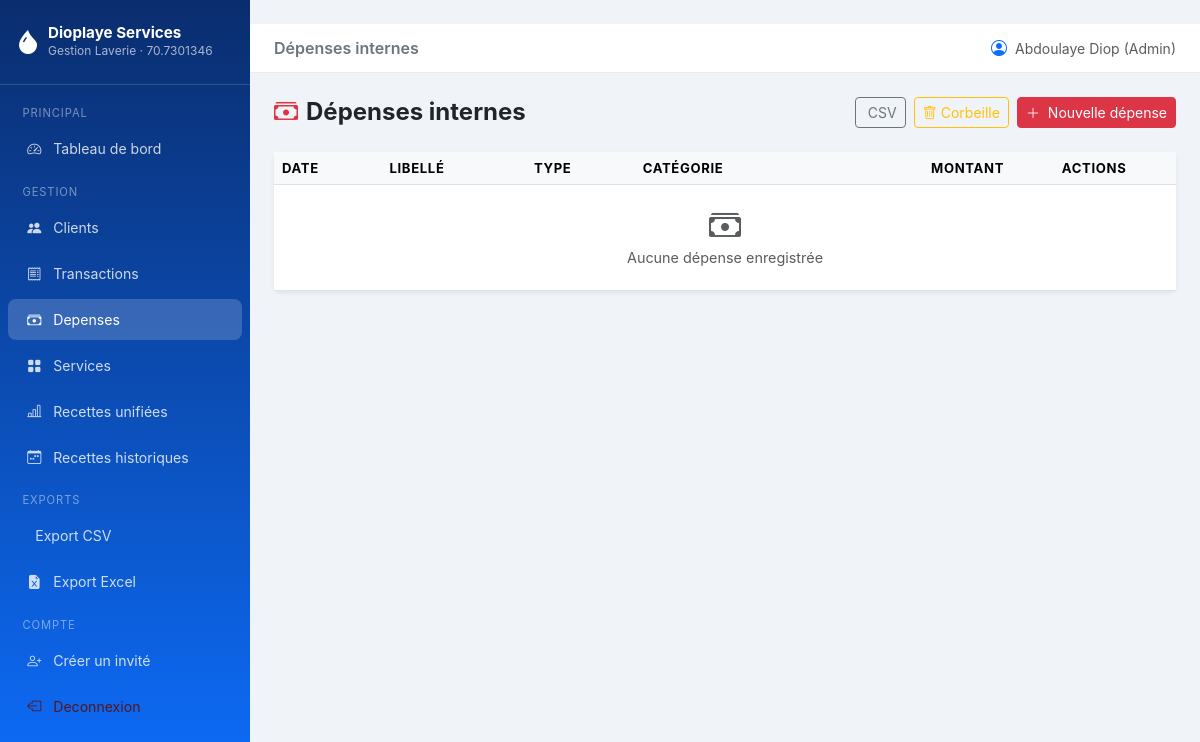
The app's page /depenses/ (signed in), older data.
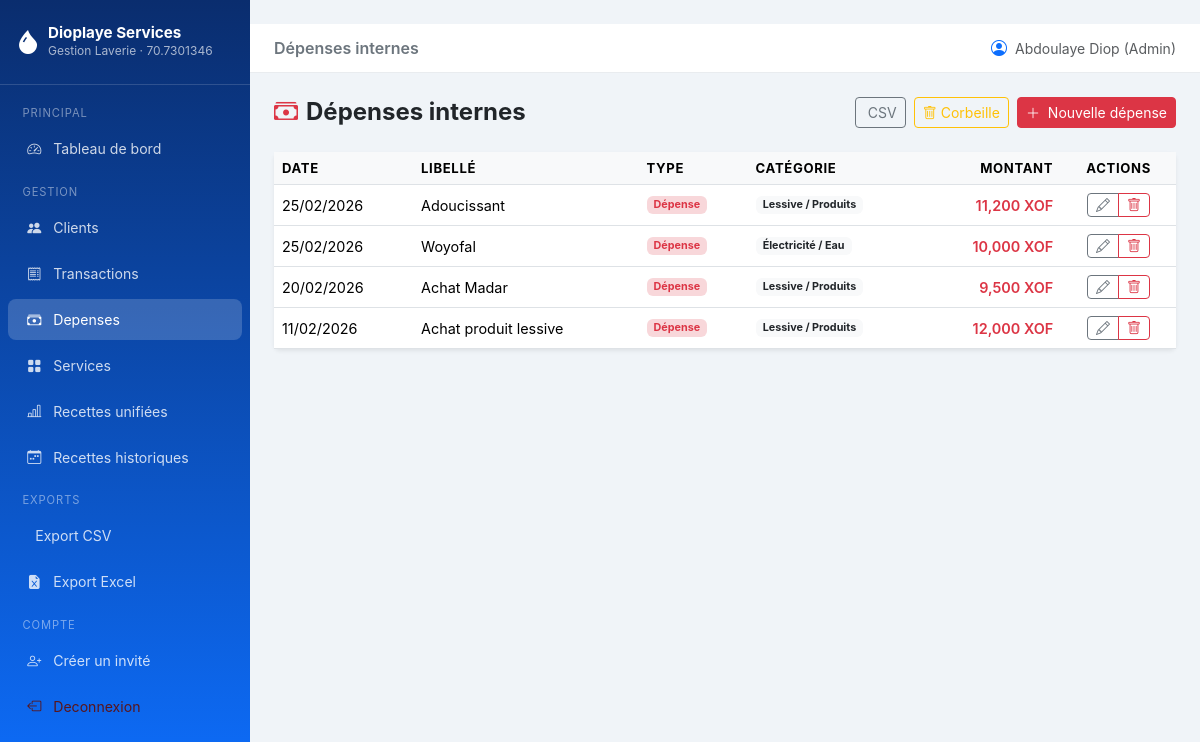
The same page, newer data.
### models.py (models this page shows, shortened)
class DepenseInterne(db.Model):
    __tablename__ = "depenses_internes"
    TYPE_CHOICES = ["depense", "achat"]
    id = db.Column(db.Integer, primary_key=True)
    libelle = db.Column(db.String(200), nullable=False)
    montant = db.Column(db.Float, nullable=False)
    type_depense = db.Column(db.String(20), nullable=False, default="depense")
    categorie = db.Column(db.String(100), nullable=True)
    date_depense = db.Column(db.Date, default=date.today)
    notes = db.Column(db.String(300), nullable=True)
    created_at = db.Column(db.DateTime, default=datetime.utcnow)
    created_by_id = db.Column(db.Integer, db.ForeignKey("users.id"), nullable=True)
    deleted_at = db.Column(db.DateTime, nullable=True)
    created_by = db.relationship("User", foreign_keys=[created_by_id])

### routes/depenses.py (the view)
@depenses_bp.route("/")
@login_required
def index():
    page = request.args.get("page", 1, type=int)
    pagination = (
        DepenseInterne.query
        .filter(DepenseInterne.deleted_at == None)  # noqa: E711
        .order_by(DepenseInterne.date_depense.desc())
        .paginate(page=page, per_page=Config.ITEMS_PER_PAGE, error_out=False)
    )
    return render_template("transactions/depenses.html",
                           depenses=pagination.items,
                           pagination=pagination)

### models.py (called while the page is built)
    @property
    def is_admin(self) -> bool:
        return (self.role or "").lower() == "admin"

### templates/transactions/depenses.html (shortened to what this page needs)
{% extends "base.html" %}
{% block page_title %}Dépenses internes{% endblock %}
{% block content %}
<div class="d-flex justify-content-between align-items-center mb-4">
  <h4 class="fw-bold mb-0"><i class="bi bi-cash-stack text-danger me-2"></i>Dépenses internes</h4>
  <div class="d-flex gap-2">
    <a href="{{ url_for('exports.depenses_csv') }}" class="btn btn-outline-secondary btn-sm">
      CSV
    </a>
    {% if current_user.is_admin %}
    <a href="{{ url_for('depenses.corbeille') }}" class="btn btn-outline-warning btn-sm">
      <i class="bi bi-trash me-1"></i>Corbeille
    </a>
    {% endif %}
    <a href="{{ url_for('depenses.create') }}" class="btn btn-danger btn-sm">
      <i class="bi bi-plus-lg me-1"></i> Nouvelle dépense
    </a>
  </div>
</div>
<div class="card border-0 shadow-sm">
  <div class="card-body p-0">
    <div class="table-responsive">
      <table class="table table-hover mb-0">
        <thead>
          <tr>
            <th>Date</th>
            <th>Libellé</th>
            <th>Type</th>
            <th>Catégorie</th>
            <th class="text-end">Montant</th>
            <th class="text-center">Actions</th>
          </tr>
        </thead>
        <tbody>
          {% for d in depenses %}
          <tr>
            <td>{{ d.date_depense.strftime("%d/%m/%Y") }}</td>
            <td>{{ d.libelle }}</td>
            <td>
              {% if d.type_depense == 'achat' %}
              <span class="badge bg-info-subtle text-info">Achat</span>
              {% else %}
              <span class="badge bg-danger-subtle text-danger">Dépense</span>
              {% endif %}
            </td>
            <td><span class="badge bg-light text-dark">{{ d.categorie or "—" }}</span></td>
            <td class="text-end fw-semibold text-danger">{{ "{:,.0f}".format(d.montant) }} XOF</td>
            <td class="text-center">
              <div class="btn-group btn-group-sm">
                <a href="{{ url_for('depenses.edit', dep_id=d.id) }}"
                   class="btn btn-outline-secondary"><i class="bi bi-pencil"></i></a>
                <button class="btn btn-outline-danger js-delete-depense"
                        data-dep-id="{{ d.id }}"
                        data-dep-nom="{{ d.libelle|e }}">
                  <i class="bi bi-trash"></i>
                </button>
              </div>
            </td>
          </tr>
          {% else %}
          <tr>
            <td colspan="6" class="text-center text-muted py-4">
              <i class="bi bi-cash-stack fs-2 d-block mb-2"></i>Aucune dépense enregistrée
            </td>
          </tr>
          {% endfor %}
        </tbody>
      </table>
    </div>
  </div>
</div>
{% endblock %}

Row changes from the older to the newer data that the page shows:
added DepenseInterne: date_depense "25/02/2026", libelle "Adoucissant", type_depense "Dépense", categorie "Lessive / Produits", montant "11,200"
added DepenseInterne: date_depense "25/02/2026", libelle "Woyofal", type_depense "Dépense", categorie "Électricité / Eau", montant "10,000"
added DepenseInterne: date_depense "20/02/2026", libelle "Achat Madar", type_depense "Dépense", categorie "Lessive / Produits", montant "9,500"
added DepenseInterne: date_depense "11/02/2026", libelle "Achat produit lessive", type_depense "Dépense", categorie "Lessive / Produits", montant "12,000"
Text that changed along with them:
text no longer shown: "Aucune dépense enregistrée"
